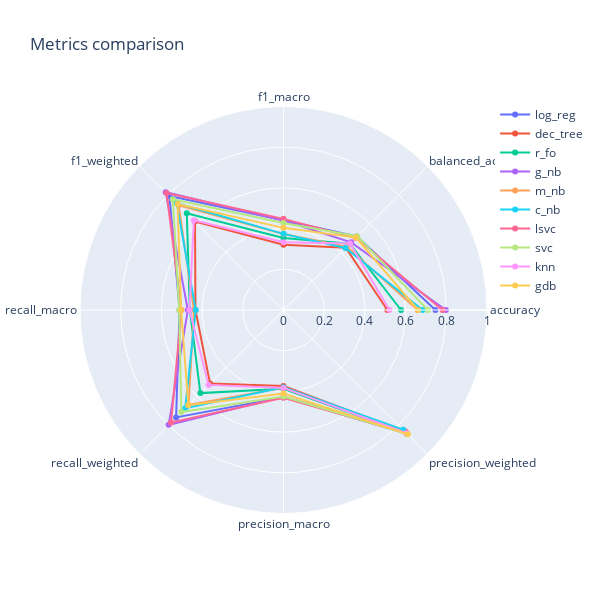

The notebook cell this image was saved under:
### Markdown cell above
### Datavisualization

### Code cell
# Comparison of metrics scores
data = df_m.iloc[:,:-2]  # to skip time_train and time_predict
plot_radar_mult(data)

### Figure 1 — Plotly figure (JSON) as saved in the notebook; plotly's stock layout.template omitted (floating-point values rounded to 4 significant figures)
{"data": [{"name": "log_reg", "r": [0.7464, 0.5106, 0.4415, 0.7926, 0.5106, 0.7464, 0.4283, 0.8596], "theta": ["accuracy", "balanced_accuracy", "f1_macro", "f1_weighted", "recall_macro", "recall_weighted", "precision_macro", "precision_weighted"], "type": "scatterpolar"}, {"name": "dec_tree", "r": [0.5106, 0.4327, 0.3207, 0.6148, 0.4327, 0.5106, 0.3731, 0.8451], "theta": ["accuracy", "balanced_accuracy", "f1_macro", "f1_weighted", "recall_macro", "recall_weighted", "precision_macro", "precision_weighted"], "type": "scatterpolar"}, {"name": "r_fo", "r": [0.5775, 0.4603, 0.354, 0.6723, 0.4603, 0.5775, 0.3868, 0.8577], "theta": ["accuracy", "balanced_accuracy", "f1_macro", "f1_weighted", "recall_macro", "recall_weighted", "precision_macro", "precision_weighted"], "type": "scatterpolar"}, {"name": "g_nb", "r": [0.7979, 0.47, 0.4401, 0.8187, 0.47, 0.7979, 0.4265, 0.8446], "theta": ["accuracy", "balanced_accuracy", "f1_macro", "f1_weighted", "recall_macro", "recall_weighted", "precision_macro", "precision_weighted"], "type": "scatterpolar"}, {"name": "m_nb", "r": [0.6597, 0.4398, 0.3737, 0.7285, 0.4398, 0.6597, 0.3819, 0.8357], "theta": ["accuracy", "balanced_accuracy", "f1_macro", "f1_weighted", "recall_macro", "recall_weighted", "precision_macro", "precision_weighted"], "type": "scatterpolar"}, {"name": "c_nb", "r": [0.683, 0.4314, 0.3742, 0.7424, 0.4314, 0.683, 0.3793, 0.8314], "theta": ["accuracy", "balanced_accuracy", "f1_macro", "f1_weighted", "recall_macro", "recall_weighted", "precision_macro", "precision_weighted"], "type": "scatterpolar"}, {"name": "lsvc", "r": [0.781, 0.5016, 0.4479, 0.8126, 0.5016, 0.781, 0.431, 0.8561], "theta": ["accuracy", "balanced_accuracy", "f1_macro", "f1_weighted", "recall_macro", "recall_weighted", "precision_macro", "precision_weighted"], "type": "scatterpolar"}, {"name": "svc", "r": [0.7096, 0.5124, 0.4271, 0.7693, 0.5124, 0.7096, 0.4247, 0.8622], "theta": ["accuracy", "balanced_accuracy", "f1_macro", "f1_weighted", "recall_macro", "recall_weighted", "precision_macro", "precision_weighted"], "type": "scatterpolar"}, {"name": "knn", "r": [0.5204, 0.4624, 0.333, 0.6228, 0.4624, 0.5204, 0.3828, 0.8562], "theta": ["accuracy", "balanced_accuracy", "f1_macro", "f1_weighted", "recall_macro", "recall_weighted", "precision_macro", "precision_weighted"], "type": "scatterpolar"}, {"name": "gdb", "r": [0.6614, 0.5033, 0.4036, 0.7359, 0.5033, 0.6614, 0.4103, 0.8633], "theta": ["accuracy", "balanced_accuracy", "f1_macro", "f1_weighted", "recall_macro", "recall_weighted", "precision_macro", "precision_weighted"], "type": "scatterpolar"}], "layout": {"height": 600, "polar": {"radialaxis": {"range": [0, 1], "visible": true}}, "showlegend": true, "title": {"text": "Metrics comparison"}, "width": 600}}
